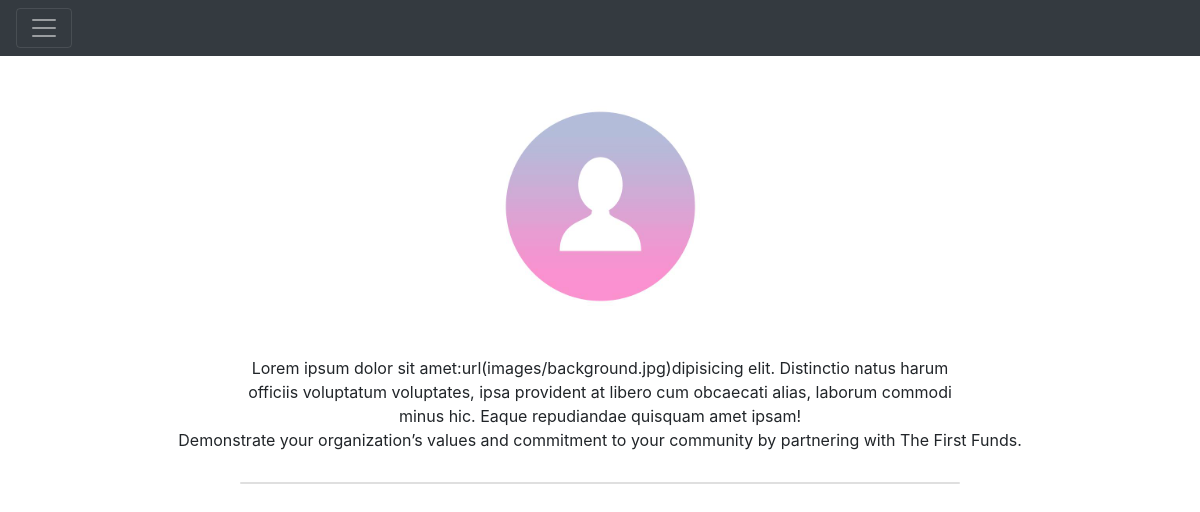
The app's page /main/summary/5 (signed in), older data.
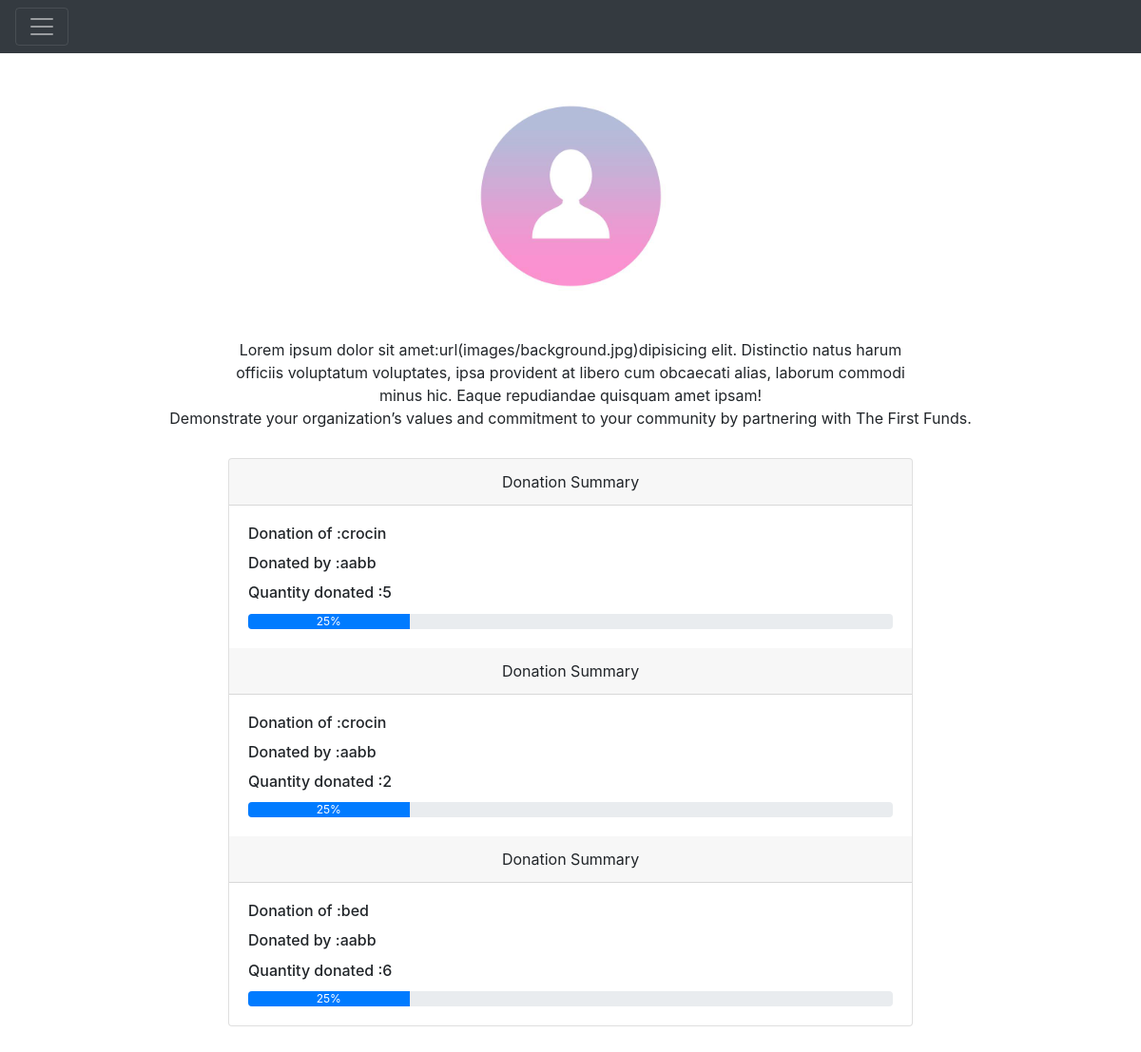
The same page, newer data.
### login/models.py (models this page shows, shortened)
class User(AbstractUser):
    is_ngo = models.BooleanField(default=False)
    is_donor = models.BooleanField(default=False)
    is_verified = models.BooleanField(default=False)

class Ngo(models.Model):
    ngo_name = models.CharField(max_length=200, null=True)
    user = models.OneToOneField(
        User, on_delete=models.CASCADE, primary_key=True, unique=True)
    contact_number = models.IntegerField(null=True)
    email = models.EmailField(max_length=200, null=True)
    address = models.CharField(max_length=500, null=True)
    state = models.CharField(max_length=200, null=True)
    logo = models.ImageField(null=True, blank=True, default='ngo.jpg')

class Donor(models.Model):
    name_user = models.CharField(max_length=200, null=True)
    user = models.OneToOneField(
        User, on_delete=models.CASCADE, primary_key=True, unique=True)
    contact_number = models.IntegerField(null=True)
    email = models.EmailField(max_length=200, null=True)
    def __str__(self):
        return str(self.user)

### main/models.py (models this page shows, shortened)
class Donate(models.Model):
    requirements_name = models.ForeignKey(
        Requirements, null=True, blank=True, on_delete=models.CASCADE)
    ngo = models.ForeignKey(
        Ngo, null=True, blank=True, on_delete=models.CASCADE)
    user = models.ForeignKey(
        Donor, null=True, blank=True, on_delete=models.CASCADE)
    count = models.IntegerField()

class Requirements(models.Model):
    category = [
        ('medicine', 'medicine'),
        ('equipment', 'equipment'),
    ]
    ngo = models.ForeignKey(Ngo, on_delete=models.CASCADE)
    name = models.CharField(max_length=100)
    category = models.CharField(max_length=20, choices=category)
    initial_count = models.FloatField()
    donation_count = models.FloatField(default=0)
    def __str__(self):
        return self.name

### main/views.py (the view)
# urls.py: path('summary/<str:pk>', views.summary, name='summary'),
def summary(request, pk):
    print(pk)
    id = pk
    ngos = Ngo.objects.get(user_id=id)
    requirements = Requirements.objects.filter(ngo=ngos)
    print(requirements)
    donated = Donate.objects.all()
    context = {'id': id, 'donated': donated}
    return render(request, 'main/summary.html', context)

### main/templates/main/summary.html
{% extends 'main/admin.html' %}
{% block content %}
<section id="card">
    <div style="margin: 30px 20% 30px 20%; width:60%" class="card">
        {% for i in donated %}
        <div class="card-header">
            Donation Summary
        </div>
        <div class="card-body">
            <h6 class="card-title text-left">Donation of :{{i.requirements_name}}</h6>
            <h6 class="card-title text-left">Donated by :{{i.user}}</h6>
            <h6 class="card-title text-left">Quantity donated :{{i.count}}</h6>
            <div class="progress">
                <div class="progress-bar" role="progressbar" style="width: 25%;" aria-valuenow="25" aria-valuemin="0"
                    aria-valuemax="100">25%</div>
            </div>
        </div>
        {% endfor %}
    </div>
</section>
{% endblock %}

### main/templates/main/admin.html (shortened to what this page needs)
<!DOCTYPE html>
<html lang="en">
<head>
    <link rel="stylesheet" href="https://stackpath.bootstrapcdn.com/bootstrap/4.5.2/css/bootstrap.min.css"
>
    <link rel="stylesheet" href="https://cdnjs.cloudflare.com/ajax/libs/animate.css/4.1.1/animate.min.css" />
</head>
<div class="pos-f-t">
    <nav class="navbar navbar-dark bg-dark">
        <button class="navbar-toggler" type="button" data-toggle="collapse" data-target="#navbarToggleExternalContent"
            aria-controls="navbarToggleExternalContent" aria-expanded="false" aria-label="Toggle navigation">
            <span class="navbar-toggler-icon"></span>
        </button>
    </nav>
</div>
<body style="text-align: center; justify-content: center; background: url(images/background.jpg);">
    <img style="height: 200px; width: 200px; margin-top: 50px;" src="{{request.user.ngo.logo.url}}"
        class="rounded mx-auto d-block" alt="...">
    <p style="margin: 50px 20% 0px 20%;"> Lorem ipsum dolor sit amet:url(images/background.jpg)dipisicing elit.
        Distinctio natus
        harum officiis voluptatum voluptates,
        ipsa provident at libero cum obcaecati alias, laborum commodi minus hic. Eaque repudiandae quisquam amet ipsam!
    </p> Demonstrate your organization’s values and commitment to your community by partnering with The First Funds.
    {% block content %}
    {% endblock %}
</body>
</html>

Row changes from the older to the newer data that the page shows:
added Donate: requirements_name "crocin", user "aabb", count "5"
added Donate: requirements_name "crocin", user "aabb", count "2"
added Donate: requirements_name "bed", user "aabb", count "6"
